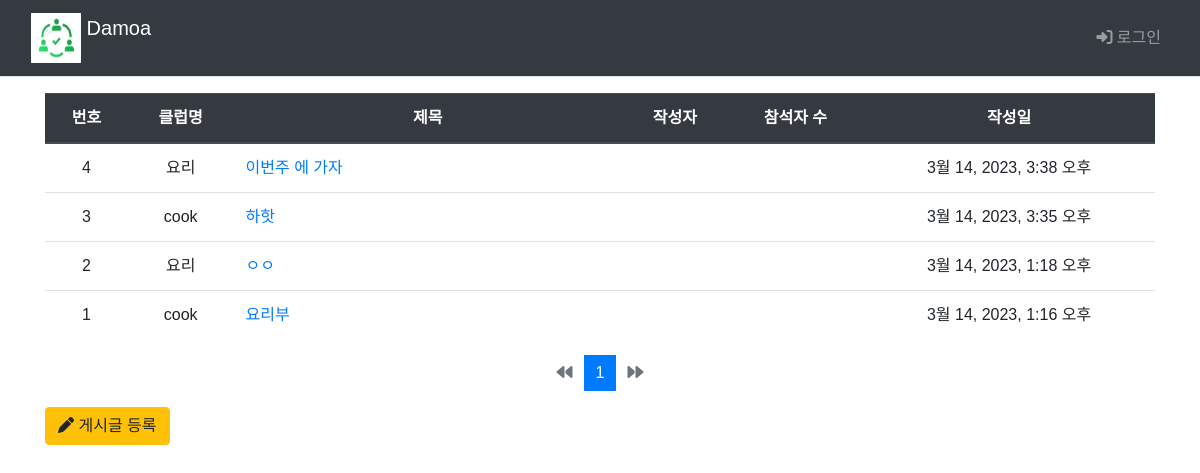
The page /main/board_list/ on the database as committed earlier.
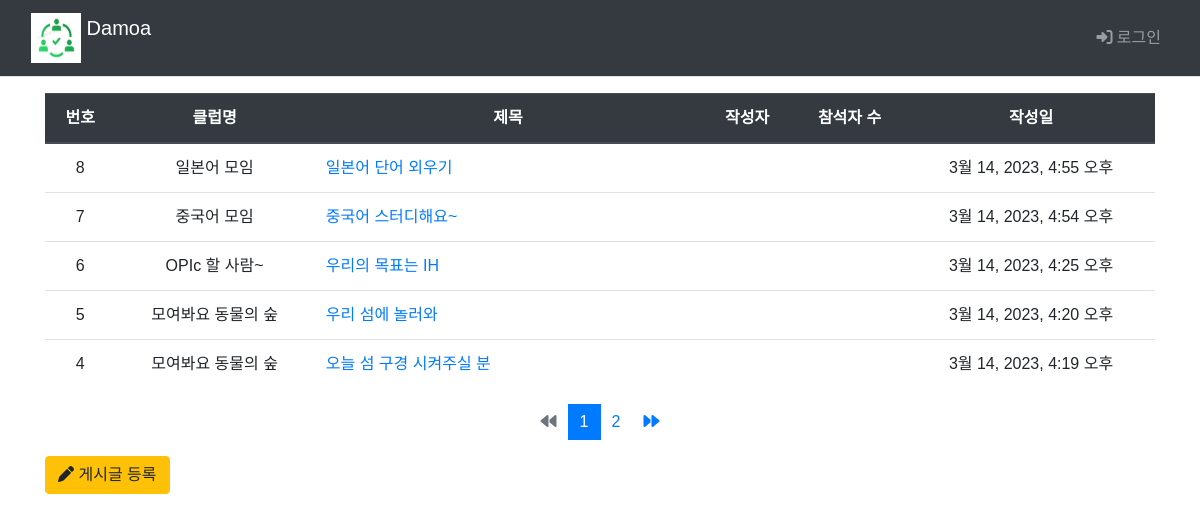
The same page on the database as committed later.
### main/models.py (models this page shows, shortened)
class Board(models.Model):
    club = models.ForeignKey(Club, on_delete=models.CASCADE)
    subject = models.CharField('제목', max_length = 200,
                               help_text='게시글의 제목을 한 줄로 작성하세요.')
    content = models.TextField('내용', help_text='내용을 상세히 작성하세요.')
    create_date = models.DateTimeField('생성일')

class Club(models.Model):
    class category(models.TextChoices):
        from django.utils.translation import gettext_lazy as _
        COOK = 'CK', _('Cook')
        CULTURE = 'CT', _('Culture')
        GAME = 'GA', _('Game')
        LANGUAGE = 'LA', _('Language')
        MUSIC = 'MU', _('Music')
        OUTDOOR = 'OD', _('Outdoor')
        SPORTS = 'SP', _('Sports')
    category = models.CharField(
        max_length=10,
        choices = category.choices,
        null=True
    )
    name=models.TextField('클럽이름')
    def __str__(self):
        return self.name

### main/views.py (the view)
# urls.py: path('main/board_list/', views.board_list, name='board_list'),
def board_list(request):
    board_list=Board.objects.order_by('-id')
    page = request.GET.get('page', '1')  # 페이지
    board_list = Board.objects.order_by('-create_date')
    paginator = Paginator(board_list, 5)  # 페이지당 5개 테스트
    page_obj = paginator.get_page(page)
    context = {'board_list':page_obj}
    return render(request, 'main/board_list.html', context)

### main/templatetags/main_filter.py (called while the page is built)
@register.filter
def sub(value, arg):
    return value - arg

### templates/main/board_list.html (shortened to what this page needs)
{% extends 'base.html' %}
{% load static %}
{% load main_filter %}
{% block content %}
  <div class="container my-3">
    <table class="table ">
      <thead>
        <tr class="text-center thead-dark">
          <th>번호</th>
          <th>클럽명</th>
          <th style="width:35%">제목</th>
          <th>작성자</th>
          <th>참석자 수</th>
          <th>작성일</th>
        </tr>
      </thead>
      <tbody>
        {% if board_list %}
          {% for board in board_list %}
            <tr class="text-center">
              <td>{{ board_list.paginator.count|sub:board_list.start_index|sub:forloop.counter0|add:1 }}</td>
              <td>{{ board.club }}</td>
              <td class="text-left">
                <a href="{%url 'main:detail' board.id%}">{{board.subject}}</a>
              </td>
              <td></td>
              <td></td>
              <td>{{board.create_date}}</td>
            </tr>
          {% endfor %}
        {% else %}
          게시글이 없습니다.
        {% endif %}
      </tbody>
    </table>
    <ul class="pagination justify-content-center">
      {% if board_list.has_previous %}
        <li class="page-item">
          <a class="page-link" href="?page={{ board_list.previous_page_number }}">
            <i class="fa-solid fa-backward"></i>
          </a>
        </li>
      {% else %}
        <li class="page-item disabled">
          <a class="page-link" tabindex="-1" aria-disabled="true" href="#">
            <i class="fa-solid fa-backward"></i>
          </a>
        </li>
      {% endif %}
      {% for page_number in board_list.paginator.page_range %}
        {% if page_number == board_list.number %}
          <li class="page-item active" aria-current="page">
            <a class="page-link" href="?page={{ page_number }}">
              {{ page_number }}
            </a>
          </li>
        {% else %}
          <li class="" page-item="page-item">
            <a class="page-link" href="?page={{ page_number }}">
              {{ page_number }}
            </a>
          </li>
        {% endif %}
      {% endfor %}
      {% if board_list.has_next %}
        <li class="page-item">
          <a class="page-link" href="?page={{ board_list.next_page_number }}">
            <i class="fa-solid fa-forward"></i>
          </a>
        </li>
      {% else %}
        <li class="page-item disabled">
          <a class="page-link" tabindex="-1" aria-disabled="true" href="#">
            <i class="fa-solid fa-forward"></i>
          </a>
        </li>
      {% endif %}
    </ul>
    <a href="{%url 'main:board_create' %}" class="btn btn-warning">
      <i class="fa-solid fa-pen"></i>
      게시글 등록
    </a>
  </div>
{% endblock %}

Rows that differ between the two databases and show on the page:
removed Board: paginator.count|sub "4", club "요리", subject "이번주 에 가자", create_date "3월 14, 2023, 3:38 오후"
no longer on this page (row edited): Board: paginator.count|sub "3", club "cook", subject "하핫", create_date "3월 14, 2023, 3:35 오후"
no longer on this page (row edited): Board: paginator.count|sub "2", club "요리", subject "ㅇㅇ", create_date "3월 14, 2023, 1:18 오후"
no longer on this page (row edited): Board: paginator.count|sub "1", club "cook", subject "요리부", create_date "3월 14, 2023, 1:16 오후"
added Board: paginator.count|sub "8", club "일본어 모임", subject "일본어 단어 외우기", create_date "3월 14, 2023, 4:55 오후"
added Board: paginator.count|sub "7", club "중국어 모임", subject "중국어 스터디해요~", create_date "3월 14, 2023, 4:54 오후"
added Board: paginator.count|sub "6", club "OPIc 할 사람~", subject "우리의 목표는 IH", create_date "3월 14, 2023, 4:25 오후"
added Board: paginator.count|sub "5", club "모여봐요 동물의 숲", subject "우리 섬에 놀러와", create_date "3월 14, 2023, 4:20 오후"
added Board: paginator.count|sub "4", club "모여봐요 동물의 숲", subject "오늘 섬 구경 시켜주실 분", create_date "3월 14, 2023, 4:19 오후"
Other text that changed with them:
new list line: "2"
